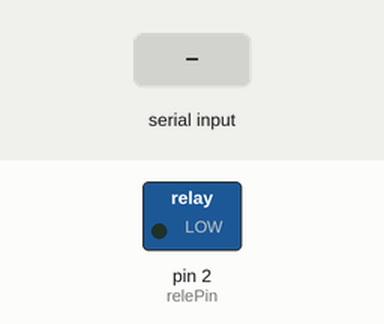
A sketch run on a simulated Arduino Uno, built with avr-gcc and run on an emulated ATmega328P. On the bench: switched loads named in the sketch (green lamp = pin HIGH). Inputs (shaded band) come from the test bench.

Above: at 1.2 s.
1.3 s: "90,45\n" received over Serial
At 3.7 s:
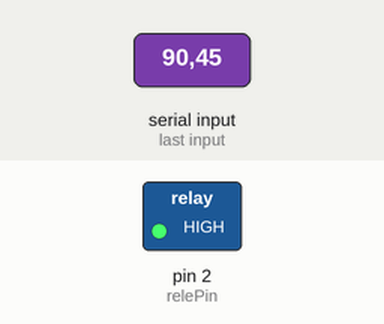
Timing chart, 0 to 8.8 s (numbered marks = the images above; inputs shaded):
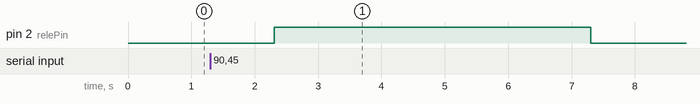

The sketch:

alarma_prinox_codigo_arduino.ino
```cpp
const int relePin = 2;
int valor_1 = 0;

void setup() {
  pinMode(relePin, OUTPUT);
  Serial.begin(9600);
}

void loop() {
  if (Serial.available() > 0) {
    valor_1 = Serial.parseInt();
    if (valor_1 == 0) {
      digitalWrite(relePin, HIGH); // Activar el relé
      delay(5000); // Mantener el relé activo durante 5 segundos
      digitalWrite(relePin, LOW); // Desactivar el relé
    }
  }
}
```

Measured:
- after the input at 1.3 s, pin 2 (relePin): LOW → HIGH after 1.0 s, → LOW 5.0 s later
